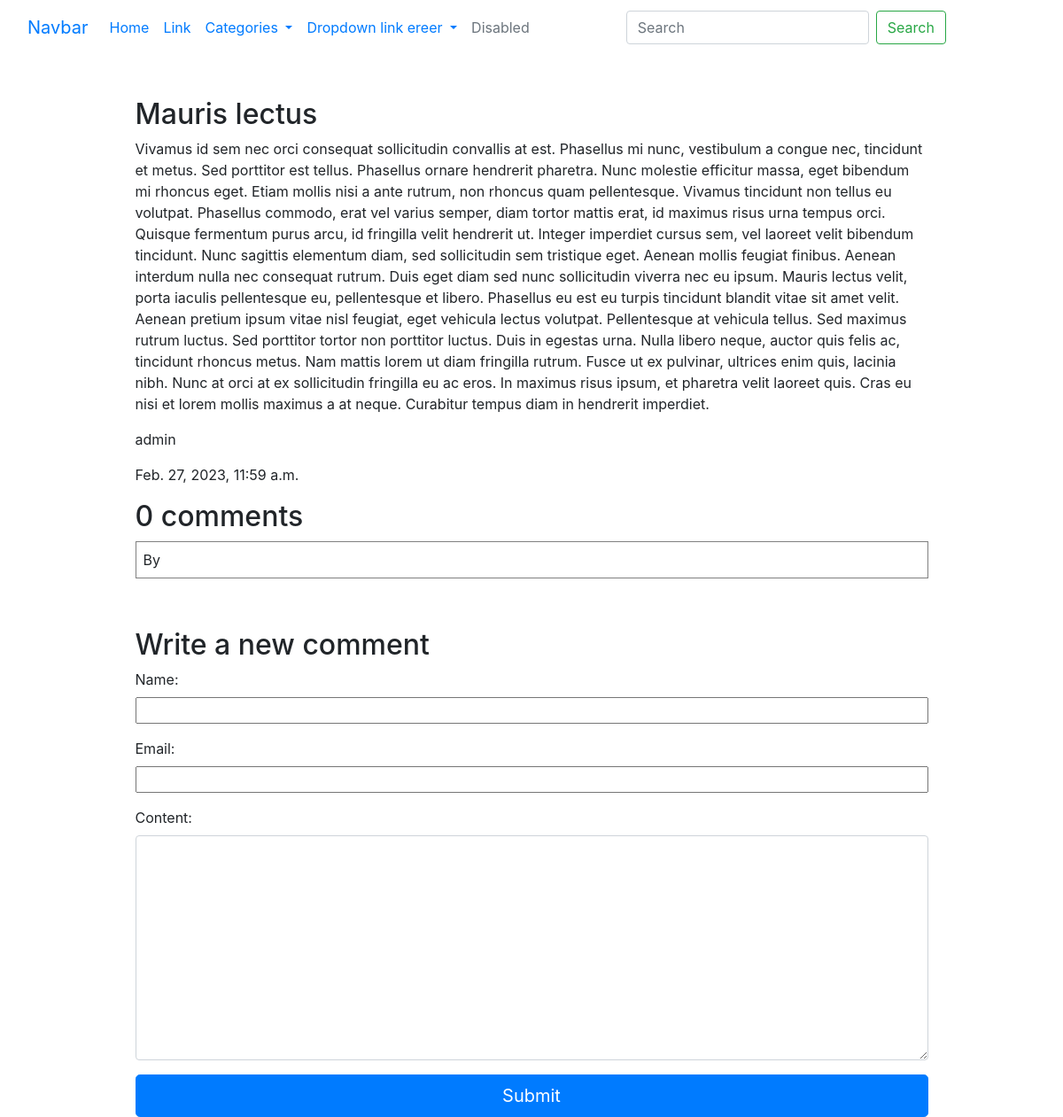
/mauris-lectus/, run on the app's committed database.
### blogapp/models.py (models this page shows, shortened)
class Post(models.Model):
    class CustomManager(models.Manager):
        def get_queryset(self):
            return super().get_queryset().filter(status='published')
    options = (
        ('draft', 'Draft'),
        ('published', 'Published'),
    )
    title = models.CharField(max_length=250)
    slug = models.SlugField(max_length=250, unique_for_date='publish_date')
    category = models.ForeignKey(Category, on_delete=models.PROTECT, default=1)
    publish_date = models.DateTimeField(default=timezone.now)
    author = models.ForeignKey(User, on_delete=models.CASCADE, related_name='blog_posts')
    content = models.TextField()
    image = models.ImageField(upload_to=user_dir_path, default='posts/default.jpg')
    status = models.CharField(max_length=10, choices=options, default='draft')
    objects = models.Manager()
    custom_manager = CustomManager()
    class Meta:
        ordering = ('-publish_date',)

### blogapp/views.py (the view)
# urls.py: path('<slug:slug>/', views.post_single, name='post_single'),
def post_single(request, slug):
    post = get_object_or_404(Post, slug=slug, status='published')
    all_comments = post.comments.filter(status=True)
    page = request.GET.get('page', 1)
    paginator = Paginator(all_comments, 10)
    try:
        comments = paginator.page(page)
    except PageNotAnInteger:
        comments = paginator.page(1)
    except EmptyPage:
        comments = paginator.page(paginator.num_pages)
    user_comment = None
    if request.method == 'POST':
        form = CommentForm(request.POST)
        if form.is_valid():
            user_comment = form.save(commit=False)
            user_comment.post = post
            user_comment.save()
            return HttpResponseRedirect('/' + post.slug)
        else:
            data = {'error': 'form is not valid', 'form': f'{form}'}
            return JsonResponse(data)
    else:
        form = CommentForm()
    data = {'post': post, 'comments': user_comment, 'comments': comments, 'comment_form': form, 'all_comments': all_comments}
    return render(request, 'single_post.html', data)

### blogapp/forms.py
class CommentForm(forms.ModelForm):
    parent = TreeNodeChoiceField(queryset=Comment.objects.all())
    def __init__(self, *args, **kwargs) -> None:
        super().__init__(*args, **kwargs)
        self.fields['parent'].widget.attrs.update({'class': 'd-none'})
        self.fields['parent'].label = ''
        self.fields['parent'].required = False
    class Meta:
        model = Comment
        fields = ('name', 'parent', 'email', 'content', )
        widgets = {
            'name': forms.TextInput(attrs={'class': 'col-sm-12'}),
            'email': forms.TextInput(attrs={'class': 'col-sm-12'}),
            'content': forms.Textarea(attrs={'class': 'form-control'}),
        }

### blogapp/views.py (called while the page is built)
def categories_processor(request):
    categories = Category.objects.exclude(name='default')
    data = {'categories': categories}
    return data

### blogapp/templates/single_post.html (shortened to what this page needs)
{% extends 'base.html' %}
{% block content %}
<div class="container">
    <div class="row justify-content-md-center pt-5">
        <div class="col-md-12">
            <div class="col-10 mx-auto">
                <h2> {{ post.title }} </h2>
                <p> {{ post.content|safe }} </p>
                <p> {{ post.author }} </p>
                <p> {{ post.publish_date }} </p>
            </div>
            <div class='col-md-10 mx-auto'>
                {% with all_comments.count as total_comments %}
                    <h2>{{ total_comments }} comment{{ total_comments|pluralize }} </h2>
                {% endwith %}
                {% load mptt_tags %}
                <div>
                    {% recursetree comments %}
                    <div id="{{ node.id }}" class="my-2 p-2" style="border: 1px solid grey">
                        <div class="d-flex justify-content-between">By {{ node.name }}<div>{{ node.publish }}</div></div>
                    </div>
                        {% endrecursetree %}
                </div>
                <div class="py-4">
                  </div>
                <h2> Write a new comment </h2>
                <form id="myForm" method="post">
                    {{ comment_form.as_p }}
                    <button type="submit" class="btn btn-primary btn-lg btn-block">Submit</button>
                </form>
            </div>
        </div>
    </div>
</div>
{% endblock content %}

### data on the page
Post: title "Mauris lectus", content "Vivamus id sem nec orci consequat sollicitudin convallis at est. Phasellus mi nunc, vestibulum a congue nec, tincidunt et metus. Sed porttitor est tellus. Phasellus ornare hendrerit pharetra. Nunc molestie efficitur massa, eget bibendum mi rhoncus eget. Etiam mollis nisi a ante rutrum, non rhoncus quam pellentesque. Vivamus tincidunt non tellus eu volutpat. Phasellus commodo, erat vel varius semper, diam tortor mattis erat, id maximus risus urna tempus orci. Quisque fermentum purus arcu, id fringilla velit hendrerit ut. Integer imperdiet cursus sem, vel laoreet velit bibendum tincidunt. Nunc sagittis elementum diam, sed sollicitudin sem tristique eget. Aenean mollis feugiat finibus. Aenean…", author "admin", publish_date "Feb. 27, 2023, 11:59 a.m."

### other printed values
{{ total_comments }} "0"
